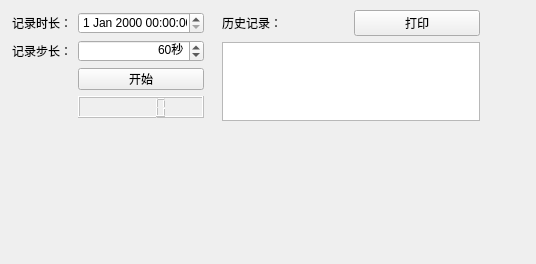
<?xml version="1.0" encoding="UTF-8"?>
<ui version="4.0">
 <class>Form</class>
 <widget class="QWidget" name="Form">
  <property name="enabled">
   <bool>true</bool>
  </property>
  <property name="geometry">
   <rect>
    <x>0</x>
    <y>0</y>
    <width>536</width>
    <height>264</height>
   </rect>
  </property>
  <property name="windowTitle">
   <string/>
  </property>
  <widget class="QWidget" name="">
   <property name="geometry">
    <rect>
     <x>12</x>
     <y>12</y>
     <width>192</width>
     <height>106</height>
    </rect>
   </property>
   <layout class="QGridLayout" name="gridLayout">
    <item row="0" column="0">
     <widget class="QLabel" name="label">
      <property name="text">
       <string>记录时长：</string>
      </property>
     </widget>
    </item>
    <item row="0" column="1">
     <widget class="QDateTimeEdit" name="timeEdit"/>
    </item>
    <item row="1" column="1">
     <widget class="QSpinBox" name="stepEdit">
      <property name="alignment">
       <set>Qt::AlignRight|Qt::AlignTrailing|Qt::AlignVCenter</set>
      </property>
      <property name="suffix">
       <string>秒</string>
      </property>
      <property name="maximum">
       <number>10000</number>
      </property>
      <property name="value">
       <number>60</number>
      </property>
     </widget>
    </item>
    <item row="2" column="1">
     <widget class="QPushButton" name="logButton">
      <property name="text">
       <string>开始</string>
      </property>
     </widget>
    </item>
    <item row="1" column="0">
     <widget class="QLabel" name="label_2">
      <property name="text">
       <string>记录步长：</string>
      </property>
     </widget>
    </item>
    <item row="3" column="1">
     <widget class="QLCDNumber" name="ticker">
      <property name="enabled">
       <bool>false</bool>
      </property>
     </widget>
    </item>
   </layout>
  </widget>
  <widget class="QWidget" name="">
   <property name="geometry">
    <rect>
     <x>222</x>
     <y>10</y>
     <width>258</width>
     <height>111</height>
    </rect>
   </property>
   <layout class="QGridLayout" name="gridLayout_2">
    <item row="0" column="0">
     <widget class="QLabel" name="label_3">
      <property name="text">
       <string>历史记录：</string>
      </property>
     </widget>
    </item>
    <item row="0" column="1">
     <widget class="QPushButton" name="printButton">
      <property name="text">
       <string>打印</string>
      </property>
     </widget>
    </item>
    <item row="1" column="0" colspan="2">
     <widget class="QPlainTextEdit" name="historyEdit">
      <property name="horizontalScrollBarPolicy">
       <enum>Qt::ScrollBarAlwaysOff</enum>
      </property>
      <property name="sizeAdjustPolicy">
       <enum>QAbstractScrollArea::AdjustIgnored</enum>
      </property>
     </widget>
    </item>
   </layout>
  </widget>
 </widget>
 <resources/>
 <connections/>
</ui>
